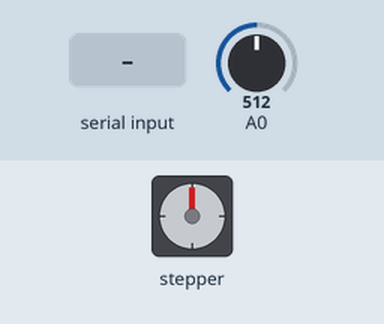
Simulated run of this sketch. Board: Arduino Uno, built with avr-gcc and run on an emulated ATmega328P. On the bench: stepper motor. The inputs (shaded band) are chosen by the test bench; at power-on: A0 = 512. Stepper angles assume 2048 steps per turn; what the sketch prints to the serial monitor is not drawn.

Above: at 0.15 s.
At 1.2 s:
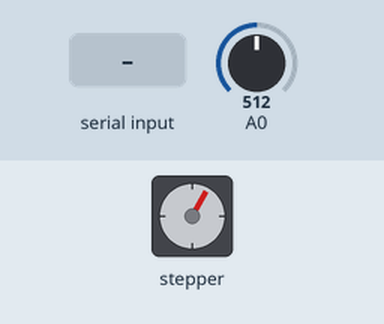
1.3 s: "1" received over Serial
At 2.2 s:
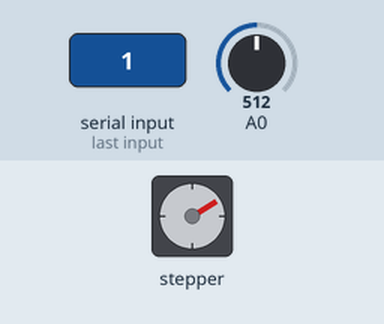
Timing chart, 0 to 4.3 s (numbered marks = the images above; inputs shaded):
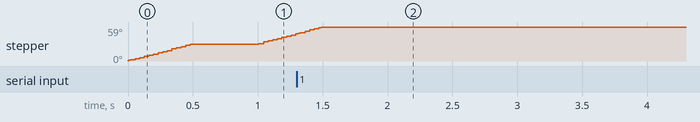

The sketch:

Arduino.ino
```cpp
#include <ArduinoJson.h>
StaticJsonDocument<200> controlJson;
StaticJsonDocument<200> messageJson;
DeserializationError error;
/****************************************
 * Stepper
 */
#include <Stepper.h>
#define STEPS 2048  // 32 steps * gear reduction ratio 64
#define IN1 12
#define IN2 11
#define IN3 10
#define IN4 9
const int speed = 10;  // [5, 15]
Stepper stepper(STEPS, IN1, IN3, IN2, IN4);
int stepper_delay_count = 0;
const int stepper_max_delay = 50;
int sensor_delay_count = 0;
const int sensor_max_delay = 10;
//
int sensor_value = 0;
int degree = 30;
int steps;
/****************************************
 * Main
 */
void setup() {
  Serial.begin(115200);
  stepper.setSpeed(speed);
}

void loop() {
  // Receive control step
  if (Serial.available()) {
    error = deserializeJson(controlJson, Serial);
    if (!error) {
      degree = controlJson["degree"].as<int>();
    }
  }
  // do rotate
  if (stepper_delay_count == 0) {
    steps = degree * 1.0 * STEPS / 360;
    stepper.step(steps);
  }
  stepper_delay_count++;
  if (stepper_delay_count == stepper_max_delay)
    stepper_delay_count = 0;

  // read sensor value

  if (sensor_delay_count == 0) {
    sensor_value = analogRead(A0);
    messageJson["sensor_value"] = sensor_value;
    serializeJson(messageJson, Serial);
  }
  sensor_delay_count++;
  if (sensor_delay_count == sensor_max_delay)
    sensor_delay_count = 0;

  delay(10);
}
```

Measured:
- after the input at 1.3 s, stepper: goes on until 1.5 s, then stays 59°
- by itself, stepper: turns 29° clockwise in 0.48 s, then 18° clockwise in 0.28 s
